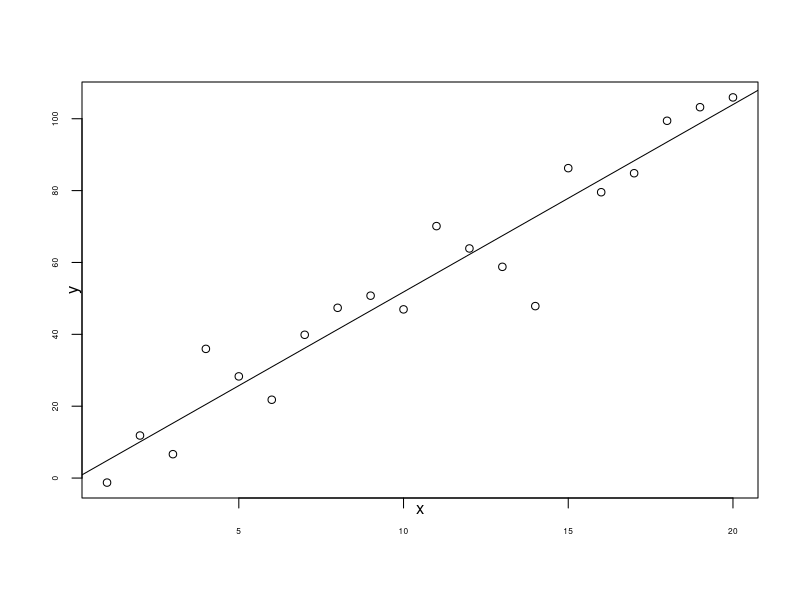
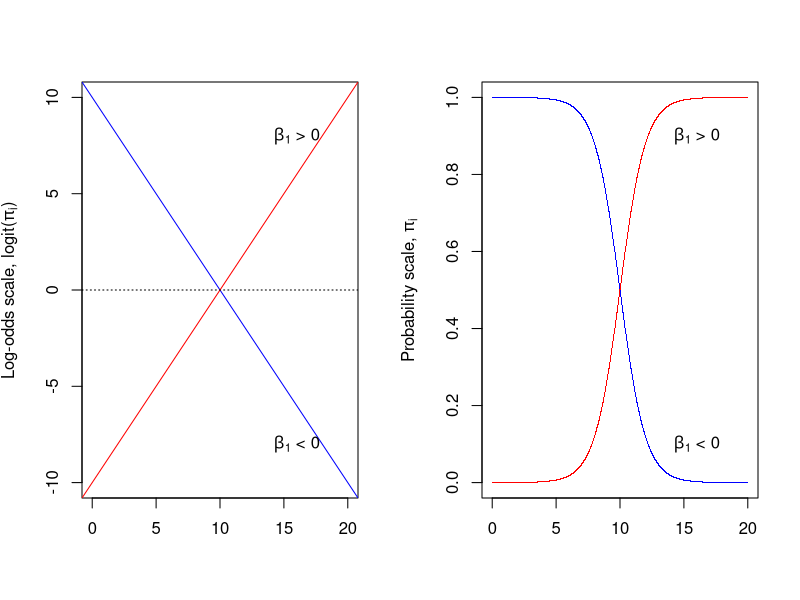

Source code (R) for these figures, in order: (Note: this script raises an error after producing the figures.)
## ---- chunk 1
knitr::opts_chunk$set(echo = FALSE)
def.chunk.hook  <- knitr::knit_hooks$get("chunk")
knitr::knit_hooks$set(chunk = function(x, options) {
  x <- def.chunk.hook(x, options)
  ifelse(options$size != "normalsize", paste0("\\", options$size,"\n\n", x, "\n\n \\normalsize"), x)
})
## ---- chunk 2
x <- 1:20
set.seed(1)
y <- 5*x + rnorm(20, 0, 10)
mod <- lm(y ~ x)
{plot(y ~ x, ylab="",xlab="",cex.axis=0.5)
abline(mod)
text(15, 175, "E[Y|X]")}
title(ylab="y", line=0, cex.lab=1)
title(xlab="x", line=0, cex.lab=1)
## ---- chunk 3
x <- seq(from = 0, to = 20, by = 0.01)
# downward sloping model
b0a <- 10
b1a <- -1
ya <- b0a + b1a*x
#u upward sloping model
b0b <- -10
b1b <- 1
yb <- b0b + b1b*x

# probabilities
proba <- exp(ya)/(1 + exp(ya))
probb <- exp(yb)/(1 + exp(yb))

{par(mfrow = c(1,2))
# log odds plot
plot(1, type="n", xlab="", ylab=expression(paste("Log-odds scale, logit(",pi[i],")",sep="")),
     xlim=c(0,20), ylim=c(-10, 10))
abline(a = b0a, b = b1a, col = "blue")
abline(a = b0b, b = b1b, col= "red")
abline(h = 0, lty = "dotted")
text(16, 8, expression(paste(beta[1], " > 0",sep="")))
text(16, -8, expression(paste(beta[1], " < 0",sep="")))

# add prob plot
plot(1, type="n", xlab="", ylab=expression(paste("Probability scale, ",pi[i],sep="")),
     xlim=c(0,20), ylim=c(0, 1))

points(x,proba,col="blue",cex = 0.05,pch=".")
points(x,probb,col="red",cex = 0.05,pch=".")

text(16, 0.9, expression(paste(beta[1], " > 0",sep="")))
text(16, 0.1, expression(paste(beta[1], " < 0",sep="")))
par(mfrow = c(1,1))}

## ---- chunk 4
n<-c(1379, 638, 213, 254)
snoring<-rep(c(0,2,4,5),n)
y<-rep(rep(c(1,0),4),c(24,1355,35,603,21,192,30,224))
## ---- chunk 5
knitr::include_graphics('../../slides/lec5-glms/fig1.png')
## ---- chunk 6
library(MASS)
logitreg <- function(x, y, wt = rep(1, length(y)),
                     intercept = T, start = rep(0, p), ...)
{
  fmin <- function(beta, X, y, w) {
    p <- plogis(X %*% beta)
    -sum(2 * w * ifelse(y, log(p), log(1-p)))
  }
  gmin <- function(beta, X, y, w) {
    eta <- X %*% beta; p <- plogis(eta)
    t(-2 * (w *dlogis(eta) * ifelse(y, 1/p, -1/(1-p))))%*% X
  }
  if(is.null(dim(x))) dim(x) <- c(length(x), 1)
  dn <- dimnames(x)[[2]]
  if(!length(dn)) dn <- paste("Var", 1:ncol(x), sep="")
  p <- ncol(x) + intercept
  if(intercept) {x <- cbind(1, x); dn <- c("(Intercept)", dn)}
  if(is.factor(y)) y <- (unclass(y) != 1)
  fit <- optim(start, fmin, gmin, X = x, y = y, w = wt, ...)
  names(fit$par) <- dn
  invisible(fit)
}
logit.fit<-logitreg(x=snoring, y=y, hessian=T, method="BFGS")
logit.fit$par
## ---- chunk 7

lpmreg <- function(x, y, wt = rep(1, length(y)),
                     intercept = T, start = rep(0, p), ...)
{
  fmin <- function(beta, X, y, w) {
    p <- X %*% beta
    -sum(2 * w * ifelse(y, log(p), log(1-p)))
  }
  gmin <- function(beta, X, y, w) {
    p <- X %*% beta;
    t(-2 * (w * ifelse(y, 1/p, -1/(1-p))))%*% X
  }
  if(is.null(dim(x))) dim(x) <- c(length(x), 1)
  dn <- dimnames(x)[[2]]
  if(!length(dn)) dn <- paste("Var", 1:ncol(x), sep="")
  p <- ncol(x) + intercept
  if(intercept) {x <- cbind(1, x); dn <- c("(Intercept)", dn)}
  if(is.factor(y)) y <- (unclass(y) != 1)
  fit <- optim(start, fmin, gmin, X = x, y = y, w = wt, ...)
  names(fit$par) <- dn
  invisible(fit)
}
lpm.fit<-lpmreg(x=snoring, y=y, start=c(.05,.05), hessian=T, method="BFGS")
lpm.fit$par
## ---- chunk 8
knitr::include_graphics('../../slides/lec5-glms/fig2.png')
## ---- chunk 9
x <- seq(from = 0, to = 5, by = 0.01)

#u upward sloping model
b0b <- -10
b1b <- 1
yb <- b0b + b1b*x

{par(mfrow = c(1,2))
# log odds plot
plot(1, type="n", main="Continuous X", xlab="", ylab=expression(paste("Log-odds scale, logit(",pi[i],")",sep="")),
     xlim=c(0,5), ylim=c(-10, -5))
abline(a = b0b, b = b1b, col= "red")
abline(h = 0, lty = "dotted")
abline(v=2,lty=2)
abline(v=3,lty=2)
abline(h=b0b + b1b*2,lty=2)
abline(h=b0b + b1b*3,lty=2)
text(x=1.8, y = -10, "k")
text(x=3.2, y = -10, "k+1")
text(x=3.2, y = -7.6, expression(paste(beta[1])))

# log odds plot
plot(1, type="n", main="Categorical X", xlab="", ylab=expression(paste("Log-odds scale, logit(",pi[i],")",sep="")),
     xlim=c(0,5), ylim=c(-10, -5))
abline(a = b0b, b = b1b, col= "red")
abline(h = 0, lty = "dotted")
abline(v=2,lty=2)
abline(v=3,lty=2)
abline(h=b0b + b1b*2,lty=2)
abline(h=b0b + b1b*3,lty=2)
text(x=1.8, y = -10, "group A")
text(x=3.2, y = -10, "group B")
text(x=4.1, y = -7.6, "comparing ORs")
par(mfrow = c(1,1))}

